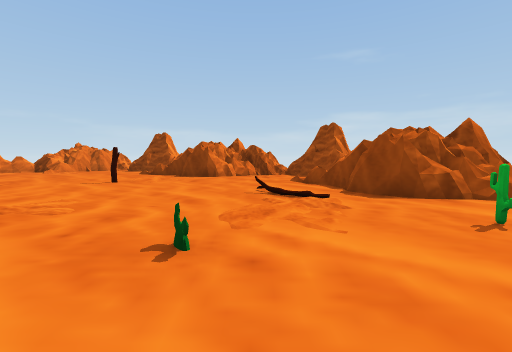
View 1 (above)

24 first-person views from a walk through a Unity game level. The camera is 1.5 m above the floor, tilts 4° down and sees 90° across. The floor is counted in squares, 2 m on a side. Each view is taken from the middle of a square. On the plan, view 1 faces up. The plan holds only what a view shows up to about 9 squares ahead; the rest is blank.

View 2
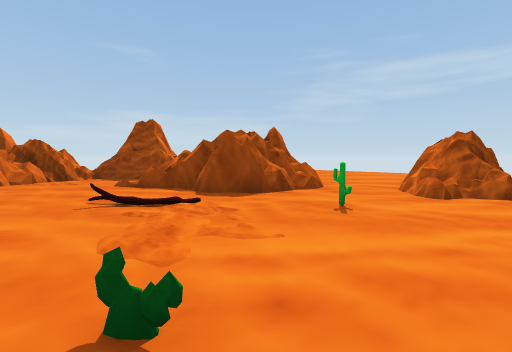

View 3
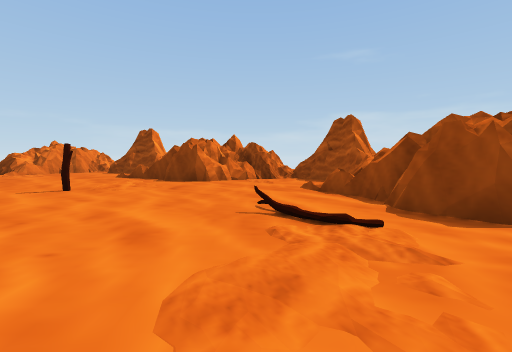

View 4
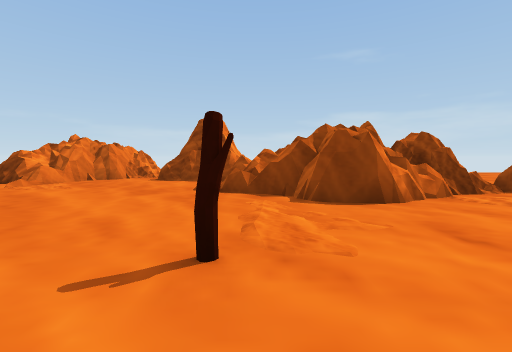

View 5
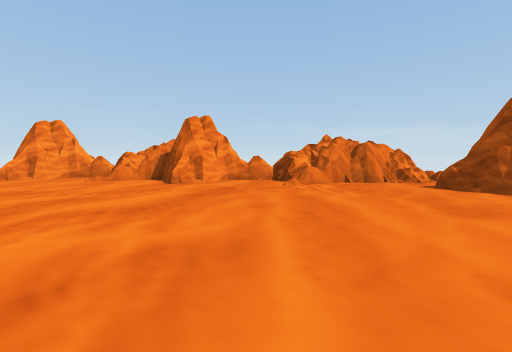

View 6
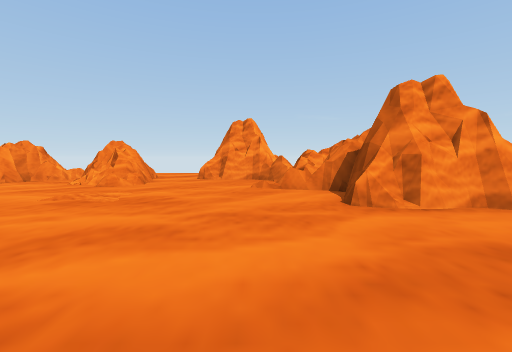

View 7
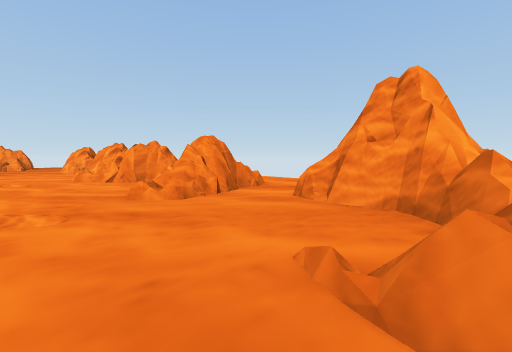

View 8
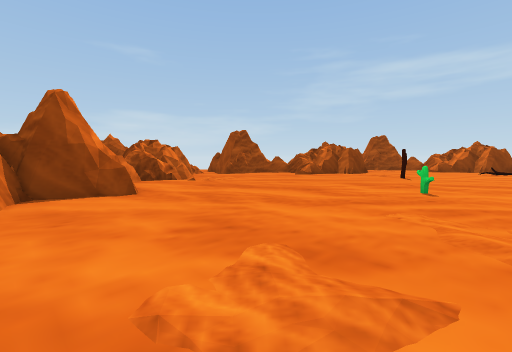

View 9
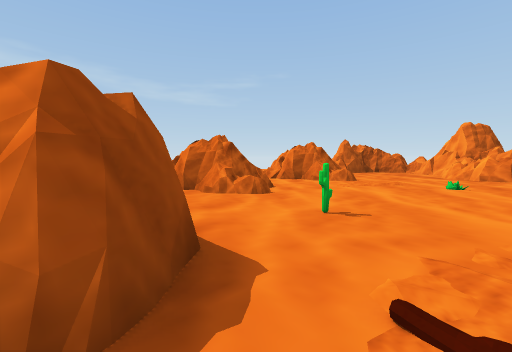

View 10
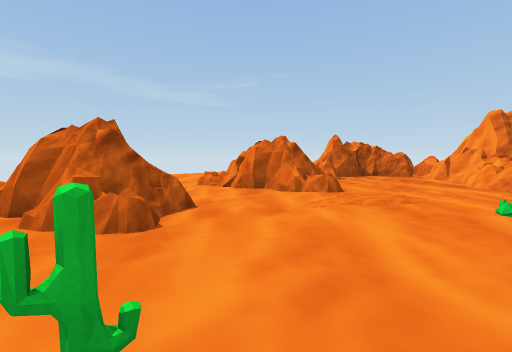

View 11
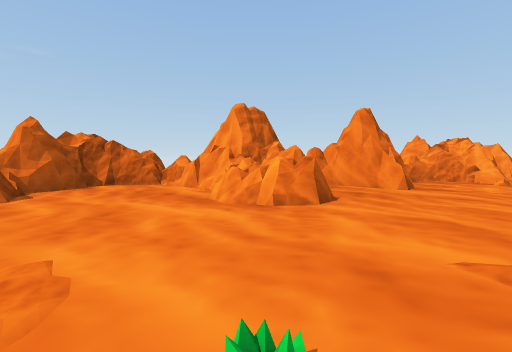

View 12
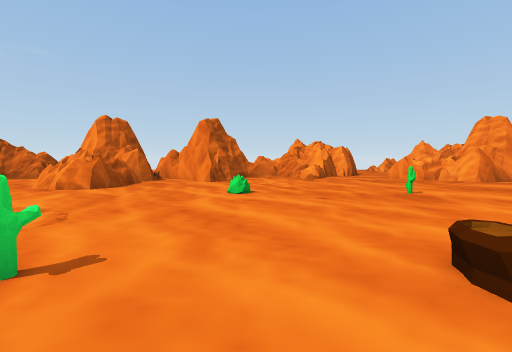

View 13
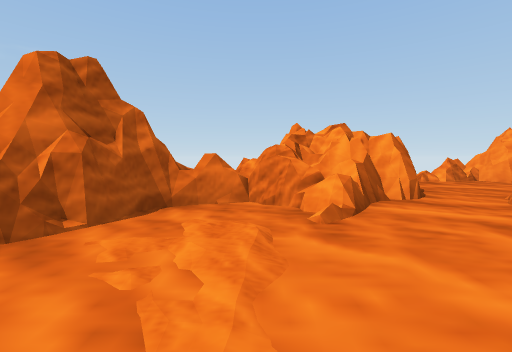

View 14
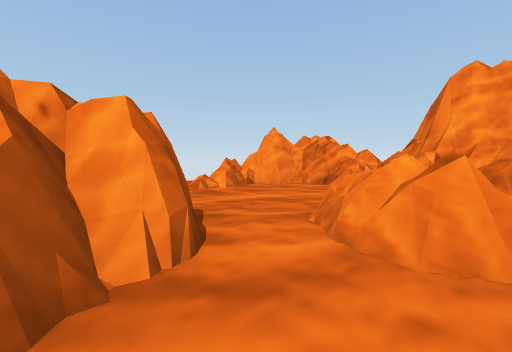

View 15
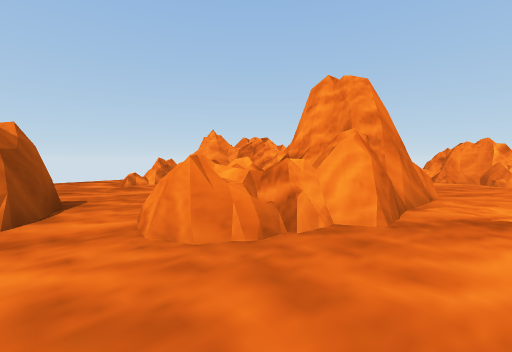

View 16
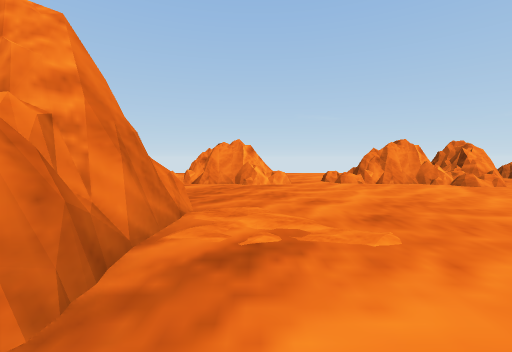

View 17
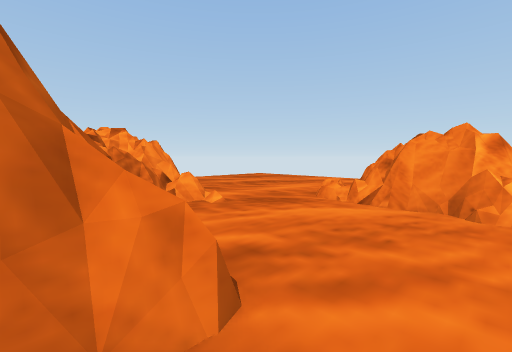

View 18
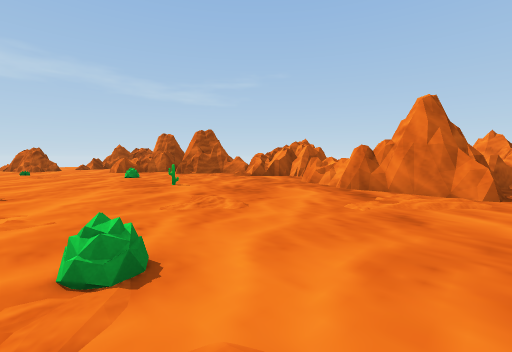

View 19
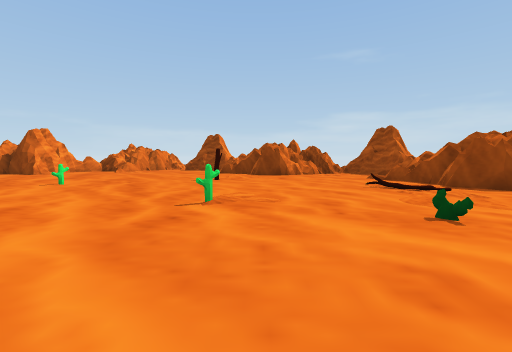

View 20
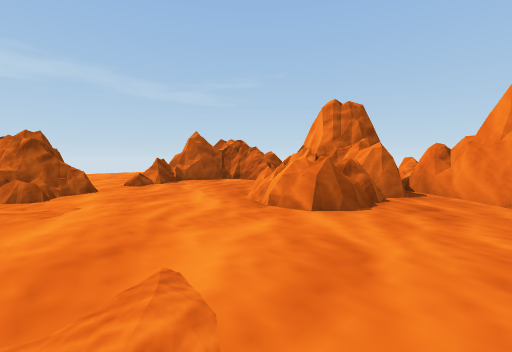

View 21
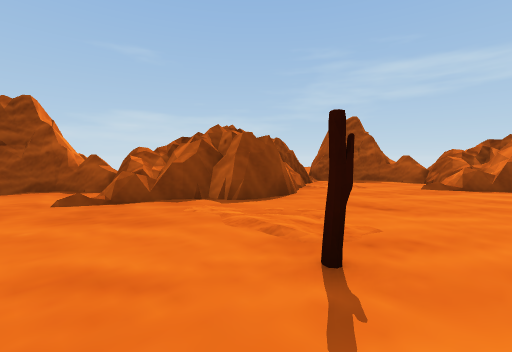

View 22
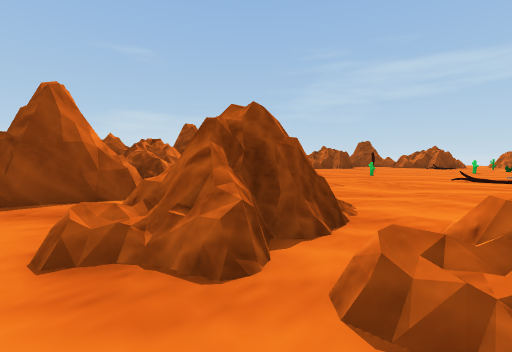

View 23
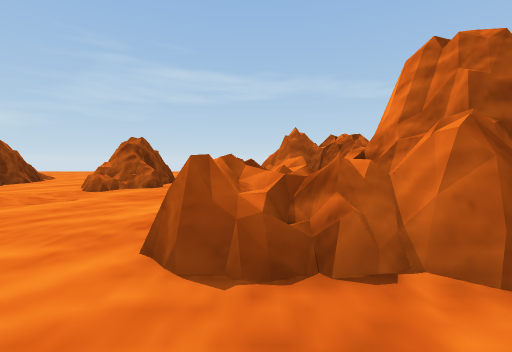

View 24
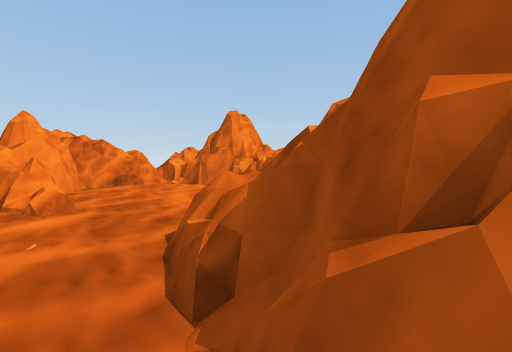

### Floor plan
Key: @ floor where view 1 was taken; # wall or solid block; . floor; / step, stairs or slope; = window, fence, low wall or low ledge; ^ raised ledge; L log; C cactus.
Columns run from 20 left of view 1 to 9 right of it. Each row starts with its distance up from view 1.
 17            ##
 16            #=#
 15          ###.####
 14        ###=....##
 13        #..=.....##    =
 12      ###.......=#######
 11    #####.........###..##
 10  ####=.................##
  9  ##............./......#=
  8 ###.............L.....=##
  7 .#....................#####
  6 ...........C........L./####
  5 .=##=................/.###..
  4 .=##................//.......
  3 ..........L.....C......C...##=
  2 .#=........   .....C.....=##
  1  ###...        ...........##.
  0   =#=..        .....@........
 -1    #............L..C .......=.
 -2    #.....................=###=
 -3   =#......................##=
 -4   ............C..............
 -5    =......................=#.
 -6    #.................^^....=
 -7    #.../###...../....#^^...##
 -8    #.../###^......##.###=.##
 -9    =....##^^...=.##### ####
-10 .....=.##....####^   #
-11 .....=##.....##      #
-12  ....###.....##
-13   .. ####....=##
-14         #=#.....=#
-15           ...

Where each view was taken, in squares from view 1:
view 1: 0 up, 0 right, facing up
view 2: 1 up, 1 left, facing up-right
view 3: 2 up, 0 right, facing up
view 4: 6 up, 4 left, facing up
view 5: 7 up, 6 left, facing up-left
view 6: 9 up, 9 left, facing left
view 7: 10 up, 14 left, facing down-left
view 8: 5 up, 15 left, facing up-right
view 9: 6 up, 1 right, facing down-right
view 10: 3 up, 2 right, facing down-right
view 11: 1 down, 2 right, facing down
view 12: 1 up, 3 left, facing down
view 13: 5 down, 4 left, facing down
view 14: 8 down, 6 left, facing down-left
view 15: 6 down, 7 left, facing down-left
view 16: 6 down, 9 left, facing left
view 17: 6 down, 12 left, facing down-left
view 18: 1 down, 13 left, facing down-right
view 19: 1 down, 3 left, facing up
view 20: 2 down, 1 left, facing down-right
view 21: 7 up, 6 left, facing up-right
view 22: 2 up, 20 left, facing up-right
view 23: 6 down, 1 left, facing right
view 24: 14 down, 5 left, facing up-left
